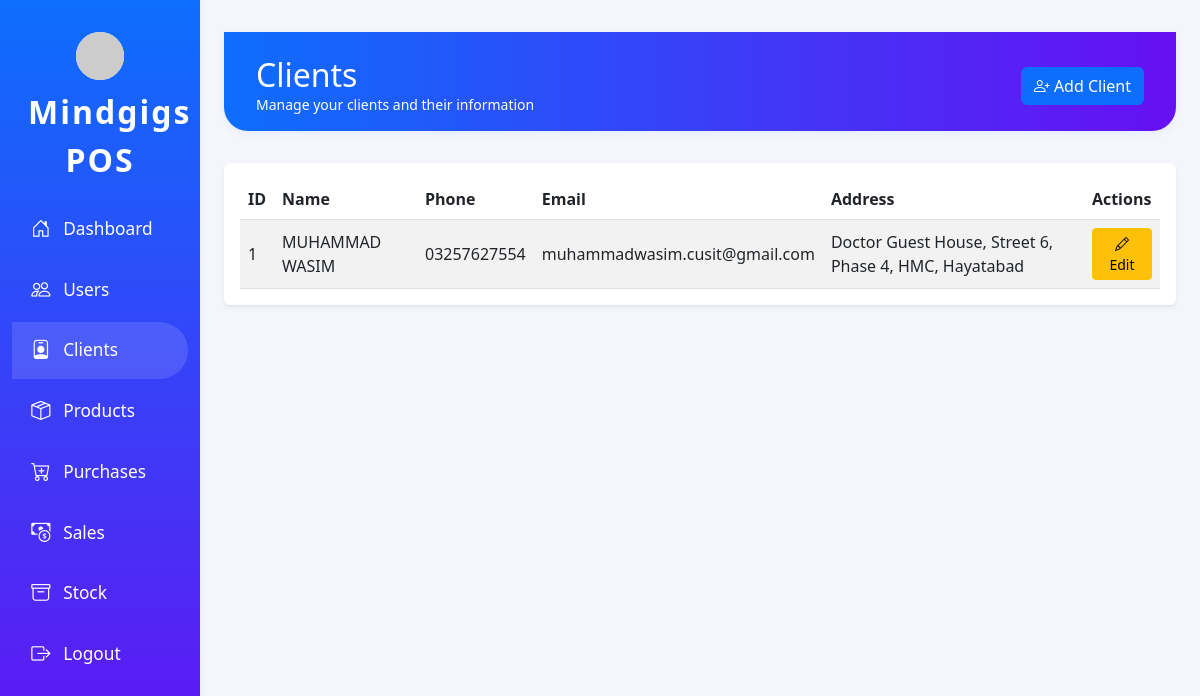
The page /pos/clients.php (signed in) on the database its author committed.
### tables this page shows
CREATE TABLE `clients` (
  `id` int(11) NOT NULL,
  `name` varchar(100) NOT NULL,
  `phone` varchar(20) DEFAULT NULL,
  `email` varchar(100) DEFAULT NULL,
  `address` varchar(255) DEFAULT NULL,
  `created_at` timestamp NOT NULL DEFAULT current_timestamp()
);

### pos/clients.php (the view, shortened to what this page needs)
<?php
include 'db.php';
$clients = $conn->query('SELECT id, name, phone, email, address FROM clients ORDER BY id DESC');
$user_id = $_SESSION['user_id'];
$role = 'cashier';
$res = $conn->query("SELECT role FROM users WHERE id = $user_id");
if ($row = $res->fetch_assoc()) {
    $role = $row['role'];
}
?>
<!DOCTYPE html>
<html lang="en">
<head>
    <link href="https://cdn.jsdelivr.net/npm/bootstrap@5.3.0/dist/css/bootstrap.min.css" rel="stylesheet">
    <link rel="stylesheet" href="https://cdn.jsdelivr.net/npm/bootstrap-icons@1.10.5/font/bootstrap-icons.css">
</head>
<body>
<div class="container-fluid">
    <div class="row">
        <nav class="col-md-2 d-none d-md-block sidebar">
            <div class="logo">
                <img src="https://placehold.co/48x48?text=M" alt="Mindgigs Logo" class="mb-2 rounded-circle bg-white">
                <div>Mindgigs POS</div>
            </div>
            <a href="pos.php"><i class="bi bi-house-door"></i>Dashboard</a>
            <a href="users.php"><i class="bi bi-people"></i>Users</a>
            <a href="clients.php" class="active"><i class="bi bi-person-badge"></i>Clients</a>
            <a href="products.php"><i class="bi bi-box-seam"></i>Products</a>
            <a href="purchases.php"><i class="bi bi-cart-plus"></i>Purchases</a>
            <a href="sales.php"><i class="bi bi-cash-coin"></i>Sales</a>
            <a href="stock.php"><i class="bi bi-archive"></i>Stock</a>
            <a href="logout.php"><i class="bi bi-box-arrow-right"></i>Logout</a>
        </nav>
        <main class="col-md-10 ms-sm-auto col-lg-10 px-md-4 main-content">
            <div class="header d-flex align-items-center justify-content-between">
                <div>
                    <h2 class="mb-0">Clients</h2>
                    <div class="small">Manage your clients and their information</div>
                </div>
                <a href="#" class="btn btn-primary" id="openAddClientModal"><i class="bi bi-person-plus"></i> Add Client</a>
            </div>
            <div class="card shadow-sm border-0">
                <div class="card-body">
                    <table class="table table-striped align-middle mb-0" id="clientsTable">
                        <thead>
                            <tr>
                                <th>ID</th>
                                <th>Name</th>
                                <th>Phone</th>
                                <th>Email</th>
                                <th>Address</th>
                                <th>Actions</th>
                            </tr>
                        </thead>
                        <tbody>
                            <?php while($row = $clients->fetch_assoc()): ?>
                                <tr id="client-row-<?php echo $row['id']; ?>">
                                    <td><?php echo $row['id']; ?></td>
                                    <td class="client-name"><?php echo htmlspecialchars($row['name']); ?></td>
                                    <td class="client-phone"><?php echo htmlspecialchars($row['phone']); ?></td>
                                    <td class="client-email"><?php echo htmlspecialchars($row['email']); ?></td>
                                    <td class="client-address"><?php echo htmlspecialchars($row['address']); ?></td>
                                    <td>
                                        <?php if ($role === 'admin'): ?>
                                            <button class="btn btn-sm btn-warning edit-client-btn"
                                                data-id="<?php echo $row['id']; ?>"
                                                data-name="<?php echo htmlspecialchars($row['name'], ENT_QUOTES); ?>"
                                                data-phone="<?php echo htmlspecialchars($row['phone'], ENT_QUOTES); ?>"
                                                data-email="<?php echo htmlspecialchars($row['email'], ENT_QUOTES); ?>"
                                                data-address="<?php echo htmlspecialchars($row['address'], ENT_QUOTES); ?>">
                                                <i class="bi bi-pencil"></i> Edit
                                            </button>
                                        <?php endif; ?>
                                    </td>
                                </tr>
                            <?php endwhile; ?>
                        </tbody>
                    </table>
                </div>
            </div>
        </main>
    </div>
</div>
</body>
</html>

### pos/clients.php (style rules this page uses)
body { background: #f4f6fb; }
.sidebar { min-height: 100vh; background: linear-gradient(180deg, #0d6efd 0%, #6610f2 100%); color: #fff; box-shadow: 2px 0 8px rgba(0,0,0,0.04); }
.sidebar .logo { font-size: 2rem; font-weight: bold; letter-spacing: 2px; padding: 2rem 1rem 1rem 1rem; text-align: center; }
.sidebar .logo img { width: 48px; height: 48px; margin-bottom: 8px; }
.sidebar a { color: #fff; text-decoration: none; display: flex; align-items: center; padding: 0.9rem 1.2rem; font-size: 1.08rem; border-radius: 0 2rem 2rem 0; margin-bottom: 0.2rem; transition: background 0.2s; }
.sidebar a.active, .sidebar a:hover { background: rgba(255,255,255,0.12); }
.sidebar i { margin-right: 0.8rem; font-size: 1.2rem; }
.header { background: linear-gradient(90deg, #0d6efd 0%, #6610f2 100%); color: #fff; padding: 1.5rem 2rem 1rem 2rem; border-radius: 0 0 1.5rem 1.5rem; margin-bottom: 2rem; box-shadow: 0 2px 8px rgba(13,110,253,0.08); }
.main-content { padding: 2rem 2rem 2rem 2rem; }

### rows shown on the page
clients: id "1", name "MUHAMMAD WASIM", phone "03257627554", email "muhammadwasim.cusit@gmail.com", address "Doctor Guest House, Street 6, Phase 4, HMC, Hayatabad"
